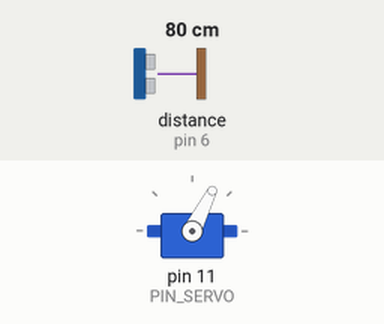
The sketch below on a simulated Arduino Uno, built with avr-gcc and run on an emulated ATmega328P. Parts: servo. Wiring (inferred from the names in the program): ultrasonic range finder: trigger pin 5; echo pin 6. The test bench sets the inputs (shaded band); at power-on: distance to the obstacle (sensor on pin 6) 80 cm. The echo pulse lasts 58.3 µs per cm; what the sketch prints to the serial monitor is not drawn.

Above: at 1.2 s.
1.3 s: distance to the obstacle (sensor on pin 6) set to 2 cm
At 2.3 s:
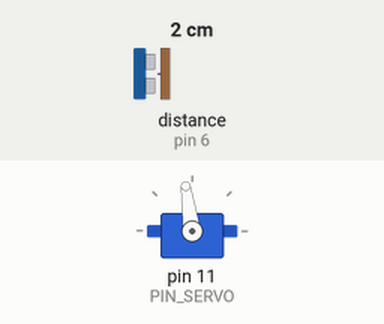
4.3 s: distance to the obstacle (sensor on pin 6) set to 4 cm
At 4.8 s:
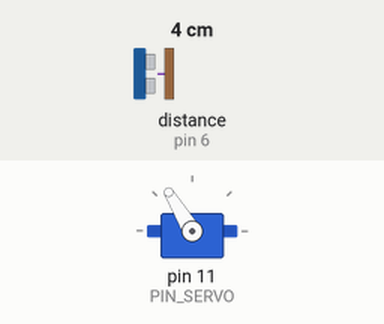
10.3 s: distance to the obstacle (sensor on pin 6) set to 120 cm
13.3 s: distance to the obstacle (sensor on pin 6) set to 9 cm
Timing chart, 0 to 17.3 s (numbered marks = the images above; inputs shaded):
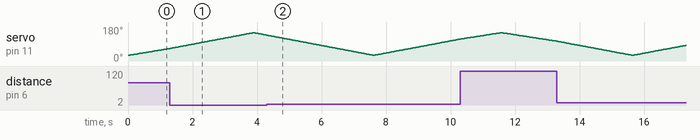

The sketch:

arduino_210604_07.ino
```cpp
#include <Servo.h>


#define PIN_TRIG 5
#define PIN_ECHO 6

#define PIN_SERVO 11

Servo servo;

#define START_ANGLE 30
#define END_ANGLE 150


uint8_t angle = START_ANGLE;
int sw = 1;


void setup() {
    // put your setup code here, to run once:

    Serial.begin(9600);
    pinMode(PIN_TRIG, OUTPUT);
    pinMode(PIN_ECHO, INPUT);

    servo.attach(PIN_SERVO);

}


void loop() {
    // put your main code here, to run repeatedly:
    servo.write(angle);

    Serial.print(angle);
    Serial.print(",");
    Serial.print(distance());
    Serial.print(".");

    angle += sw;
    if( angle <= START_ANGLE || angle >= END_ANGLE)
    {
        sw *= -1;
    }


    delay(30);

}

unsigned long distance()
{

    digitalWrite(PIN_TRIG,LOW);
    delayMicroseconds(2);
    digitalWrite(PIN_TRIG,HIGH);
    delayMicroseconds(10);
    digitalWrite(PIN_TRIG,LOW);

    unsigned long returnTIme = pulseIn(PIN_ECHO, HIGH);


    return (returnTIme);


}
```
